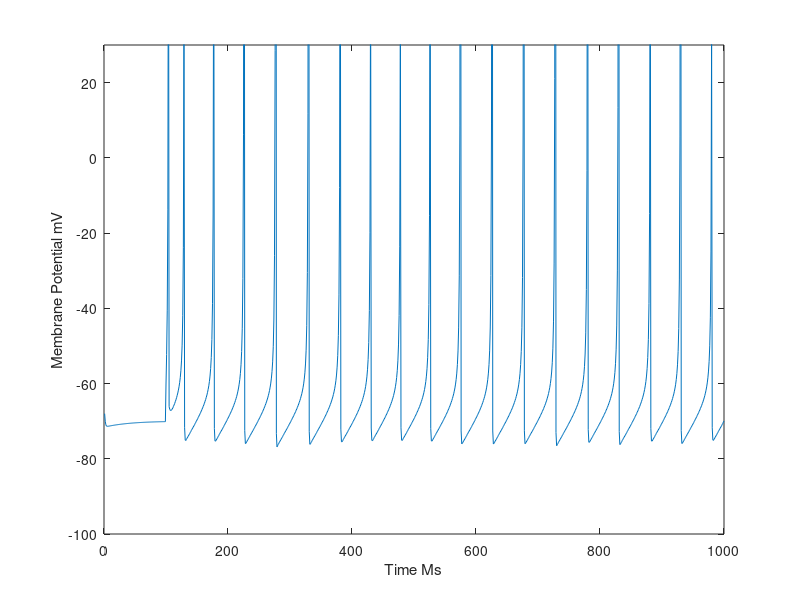

The MATLAB script that drew this image:

% An implementation of Eugene M. Izhikevich's Simple Model of Spiking Neurons 2003
close all
clear all


neuron_type = 'rs' %Excititory (rs, ib, ch) Inhibitory (fs, lts, tc, rz) 


switch neuron_type
    case 'rs'
        a = .02; %scale of recovery variable, smaller value, slower recovery
        b = .2; %sensitivity of the recovery variable u to subthreshold fluctuations
        c = -65; %describes resting potential
        d = 8; %afterspike jump
    case 'ib'
        a = .02; %scale of recovery variable, smaller value, slower recovery
        b = .2; %sensitivity of the recovery variable u to subthreshold fluctuations
        c = -55; %describes resting potential
        d = 4; %afterspike jump
    case 'ch'
        a = .02; %scale of recovery variable, smaller value, slower recovery
        b = .2; %sensitivity of the recovery variable u to subthreshold fluctuations
        c = -50; %describes resting potential
        d = 2; %afterspike jump
    case 'fs'
        a = .1; %scale of recovery variable, smaller value, slower recovery
        b = .2; %sensitivity of the recovery variable u to subthreshold fluctuations
        c = -65; %describes resting potential
        d = 2; %afterspike jump
    case 'lts'
        a = .02; %scale of recovery variable, smaller value, slower recovery
        b = .25; %sensitivity of the recovery variable u to subthreshold fluctuations
        c = -65; %describes resting potential
        d = 2; %afterspike jump
    case 'tc'
        a = .02; %scale of recovery variable, smaller value, slower recovery
        b = .2; %sensitivity of the recovery variable u to subthreshold fluctuations
        c = -60; %describes resting potential
        d = 2; %afterspike jump
    case 'rz'
        a = .1; %scale of recovery variable, smaller value, slower recovery
        b = .26; %sensitivity of the recovery variable u to subthreshold fluctuations
        c = -65; %describes resting potential
        d = 2; %afterspike jump
end

v = c ;
u = b*v;

voltages=zeros(1000,1);

I=0; %intial input of zero
for t=1:1000 %simulate for 1 second
   if(v>=30) % reset after spike
       v = c; % reset voltage to rest
       u = u + d; %reset recovery variable
   end
   if t==100 % send dc pulse of I=10 at ten seconds, see paper
       I=10;
   end
   if strcmp(neuron_type,'rz') && t==200
       I=I+10;
   end 
   if strcmp(neuron_type,'rz') && t==250
       I=I-10;
   end 
   v = v + ((.04*(v^2))+(5*v) +140 -u + I);
   u = u + a*((b*v) - u ); 
   voltages(t)= v;
   
end

figure
plot(voltages)
xlabel('Time Ms')
ylabel('Membrane Potential mV')
axis([0 1000 -100 30])



